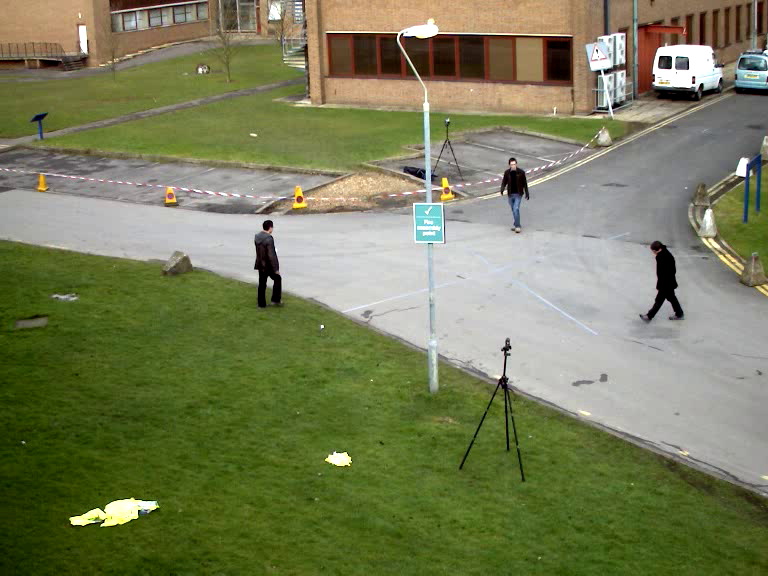
#> input picture image/Background_Subtraction_Tutorial_frame.png, 768 x 576 px, found by its file name
$ python image_ope.py
#> lines starting #> are read from the running program, lines starting #| are printed output that depends on the picture; after the words box and inside, x2 and y2 are one past the last pixel; in counts of white or black regions, pixels touching at a corner belong together
import cv2
import numpy as np

IMG_DIR = '/home/rish/projects/beginner/image/'

def main():
    ext = '.pdf'

    # read image
    img_normal = cv2.imread(IMG_DIR + 'Background_Subtraction_Tutorial_frame.png' , 1)
#> img_normal is the input picture: shape (576, 768, 3); mean B, G, R 89.2, 125.6, 120.7
    cv2.imwrite(IMG_DIR + 'out/ope_normal' + ext , img_normal)

    img_fliped = cv2.flip(img_normal, 0)
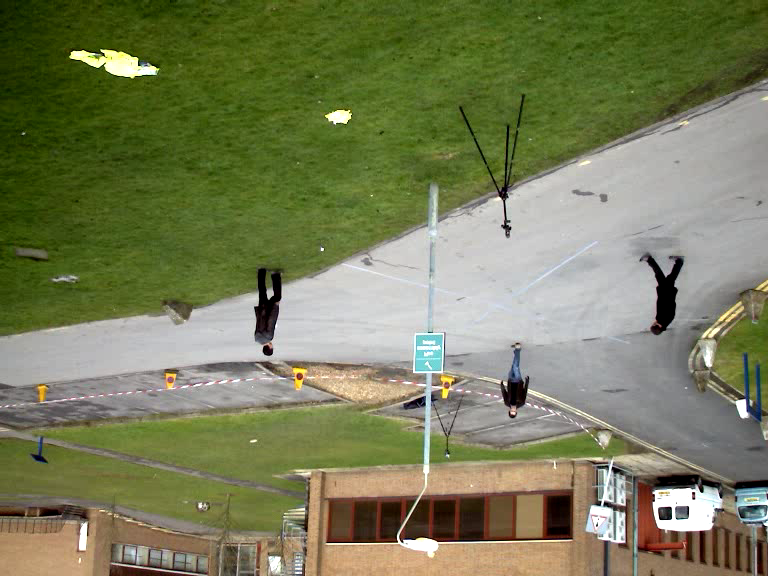
#> img_fliped: shape (576, 768, 3); mean B, G, R 89.2, 125.6, 120.7
    cv2.imwrite(IMG_DIR + 'out/ope_flip' + ext, img_fliped)

    # resize zoom down
    img_zoom_down = cv2.resize(img_normal, (int(img_normal.shape[1] / 2), int(img_normal.shape[0] / 2)))
    cv2.imwrite(IMG_DIR + 'out/ope_zoom_down' + ext, img_zoom_down)

    # resize zoom up
    img_zoom_up = cv2.resize(img_normal, (int(img_normal.shape[1] * 2), int(img_normal.shape[0] * 2)))
    cv2.imwrite(IMG_DIR + 'out/ope_zoom_up' + ext, img_zoom_up)

    img_normal_merged = np.vstack((img_normal, img_fliped))
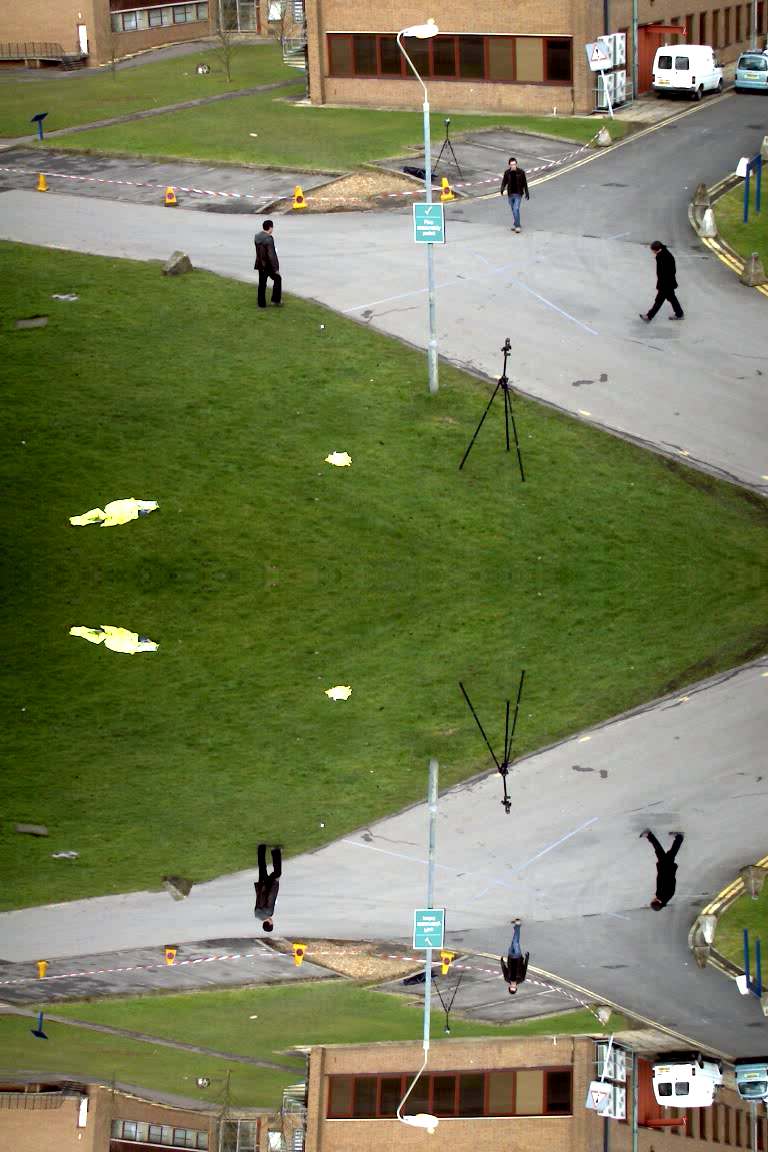
#> img_normal_merged: shape (1152, 768, 3); mean B, G, R 89.2, 125.6, 120.7
    img_zoom_down_merged = np.vstack((img_zoom_down, img_zoom_down, img_zoom_down, img_zoom_down))
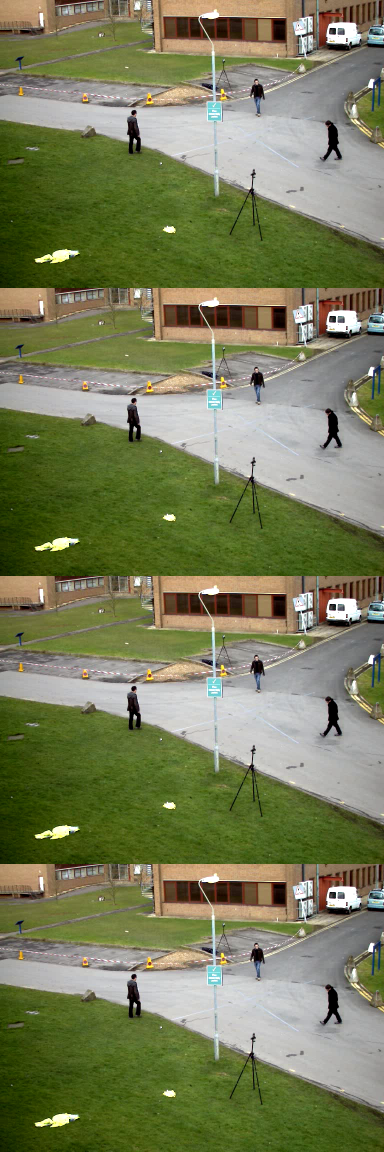
#> img_zoom_down_merged: shape (1152, 384, 3); mean B, G, R 89.3, 125.8, 120.8
    merged = np.hstack((img_zoom_down_merged, img_normal_merged, img_zoom_up))
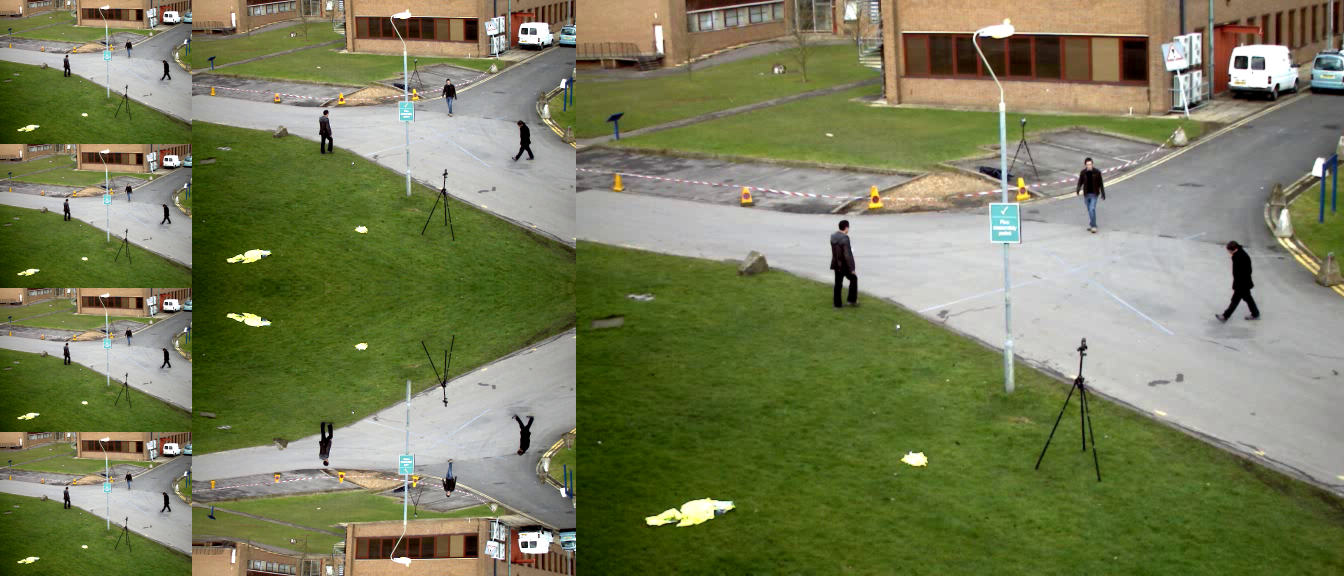
#> merged: shape (1152, 2688, 3) (shown at 1/2 size); mean B, G, R 89.2, 125.6, 120.7
    cv2.imwrite(IMG_DIR + 'out/ope_merged' + ext, merged)


    # binarization
    img_bin = cv2.imread(IMG_DIR + 'Background_Subtraction_Tutorial_frame.png' , 0)
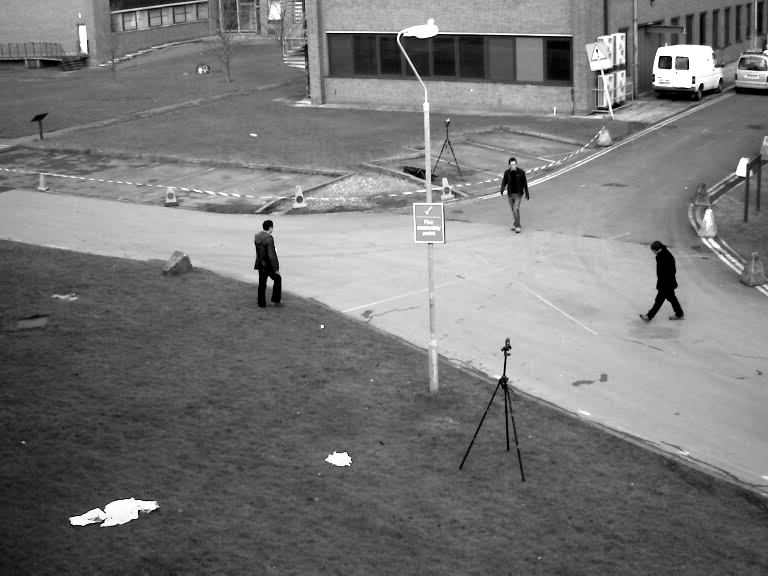
#> img_bin: shape (576, 768); min 0, max 255, mean 119.6
    ret2, img_bin = cv2.threshold(img_bin, 0, 255, cv2.THRESH_OTSU)
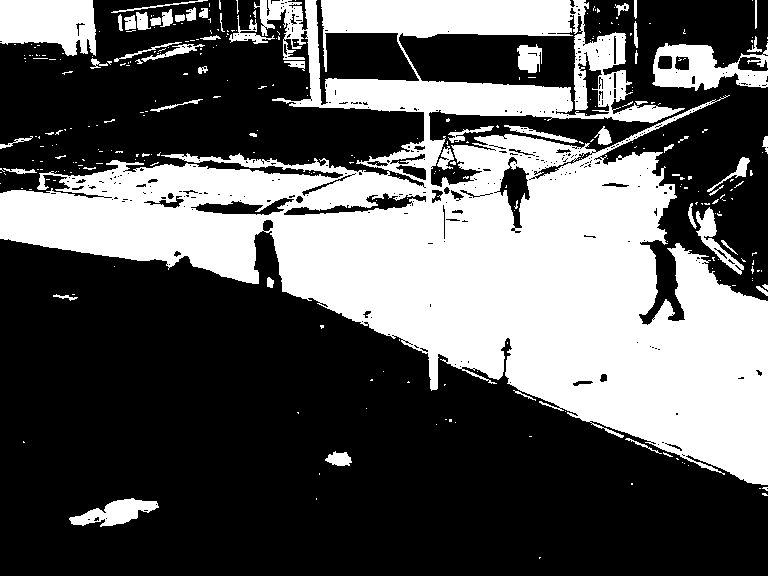
#> img_bin: shape (576, 768); 36.3% white; 312 white regions (259 under 20 px), largest, box (x1, y1, x2, y2) and area: (0, 0, 768, 485) 144284, (0, 0, 96, 56) 4316, (652, 43, 768, 91) 3108
#> ret2 = 132
    cv2.imwrite(IMG_DIR + 'out/ope_binarization' + ext, img_bin)


if __name__ == '__main__':
    main()
